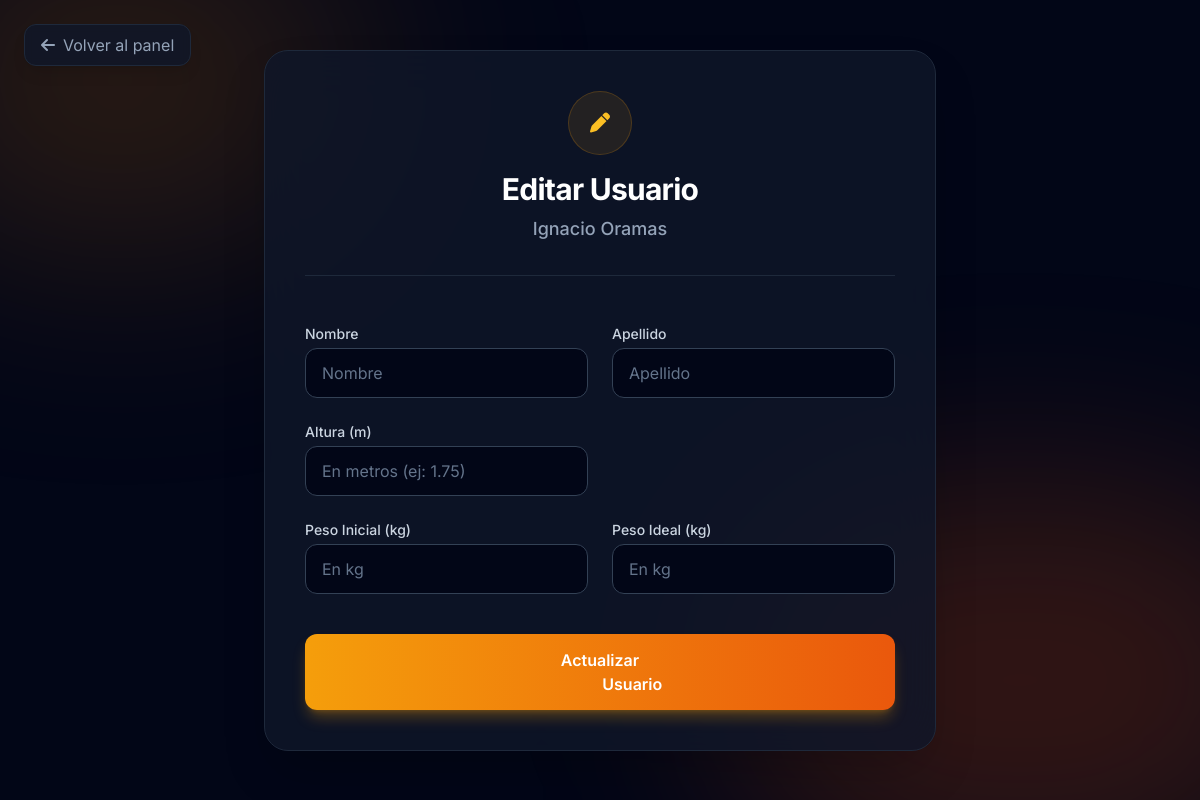
The page /editar_usuario/2 (signed in) on the database as committed earlier.
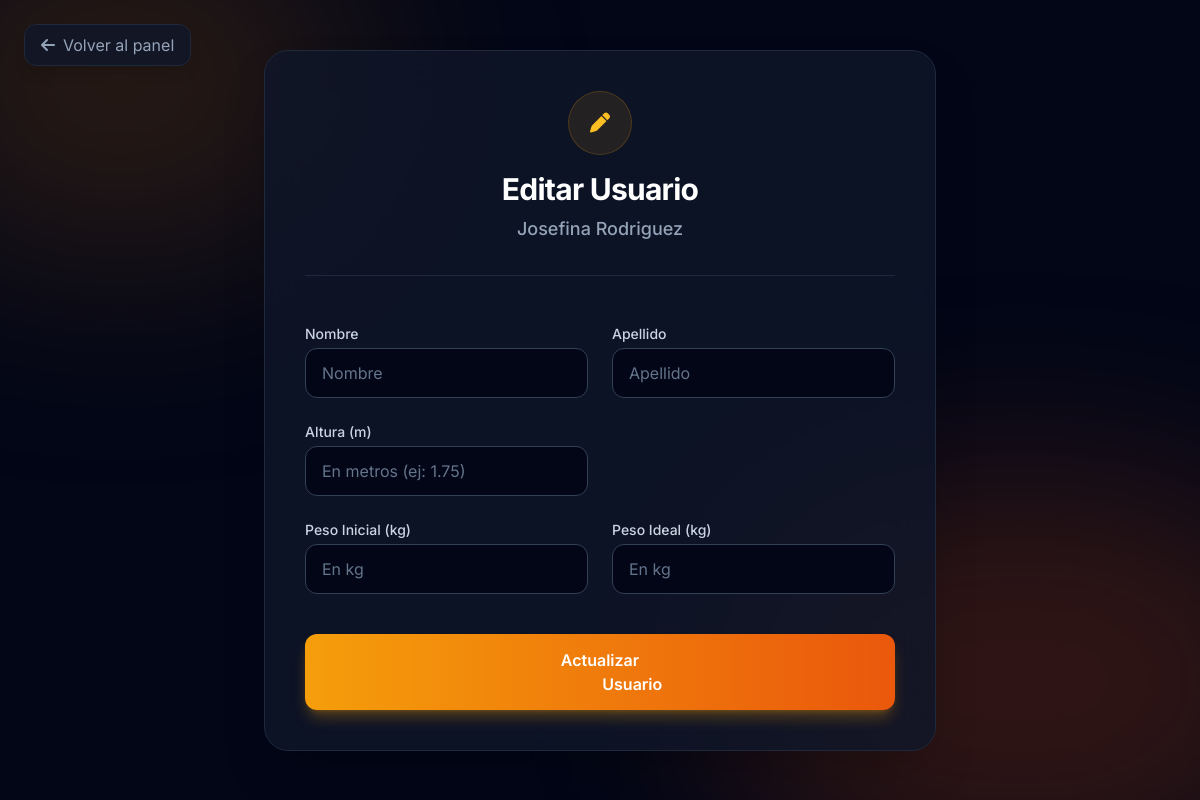
The same page on the database as committed later.
### tables this page shows
CREATE TABLE Usuarios (
    id INTEGER PRIMARY KEY AUTOINCREMENT,
    dni TEXT UNIQUE NOT NULL,
    nombre TEXT NOT NULL,
    apellido TEXT NOT NULL,
    altura FLOAT NOT NULL,
    peso_inicial FLOAT NOT NULL,
    peso_ideal FLOAT,
    entrenador_id INTEGER,
    FOREIGN KEY (entrenador_id) REFERENCES Entrenador (id)
);

### index.py (the view, shortened to what this page needs)
@app.route('/editar_usuario/<int:usuario_id>', methods=['GET', 'POST'])
def editar_usuario_route(usuario_id):
    if 'user_id' not in session:
        return redirect('/login')
    usuario = obtener_usuario_por_id(usuario_id)
    if not usuario:
        flash('Usuario no encontrado', 'error')
        return redirect('/dashboard_entrenador')
    form = EditarUsuarioForm(obj=usuario)
    return render_template('editar_usuario.html', form=form, usuario=usuario)

### index.py
class EditarUsuarioForm(FlaskForm):
    nombre = StringField('Nombre', validators=[DataRequired()])
    apellido = StringField('Apellido', validators=[DataRequired()])
    altura = FloatField('Altura (m)', validators=[
        DataRequired(),
        NumberRange(min=0.5, max=2.5, message="Altura debe estar entre 0.5 y 2.5 metros")
    ])
    peso_inicial = FloatField('Peso Inicial (kg)', validators=[
        DataRequired(),
        NumberRange(min=20, max=300, message="Peso debe estar entre 20 y 300 kg")
    ])
    peso_ideal = FloatField('Peso Ideal (kg)', validators=[
        DataRequired(),
        NumberRange(min=20, max=300, message="Peso debe estar entre 20 y 300 kg")
    ])
    submit = SubmitField('Actualizar Usuario')

### database.py (called while the page is built)
def get_db():
    conn = sqlite3.connect(DATABASE, timeout=20.0)
    conn.row_factory = sqlite3.Row
    return conn

def obtener_usuario_por_id(usuario_id):
    conn = get_db()
    usuario = conn.execute('SELECT * FROM Usuarios WHERE id = ?', (usuario_id,)).fetchone()
    conn.close()
    return usuario

### templates/editar_usuario.html (shortened to what the changed rows need)
<!DOCTYPE html>
<html lang="es">
<head>
    <script src="https://cdn.tailwindcss.com"></script>
    <link rel="stylesheet" href="https://cdnjs.cloudflare.com/ajax/libs/font-awesome/6.4.0/css/all.min.css">
</head>
<body
    class="bg-slate-950 text-slate-200 min-h-screen py-12 px-4 sm:px-6 lg:px-8 relative overflow-x-hidden overflow-y-auto flex flex-col items-center justify-center">
    <div
        class="w-full max-w-2xl bg-slate-900/80 backdrop-blur-xl border border-slate-800 rounded-3xl shadow-2xl p-8 md:p-10 relative z-10 hover:border-amber-500/20 transition-colors">
        <div class="text-center mb-10 border-b border-slate-800 pb-8">
            <div
                class="w-16 h-16 rounded-full bg-amber-500/10 border border-amber-500/20 text-amber-400 flex items-center justify-center text-xl mx-auto mb-4">
                <i class="fa-solid fa-pen"></i>
            </div>
            <h1 class="text-3xl font-bold text-white tracking-tight">Editar Usuario</h1>
            <p class="text-slate-400 mt-2 text-lg font-medium text-amber-400">{{ usuario.nombre }} {{ usuario.apellido
                }}</p>
        </div>
    </div>
</body>
</html>

Rows that differ between the two databases and show on the page:
changed Usuarios: nombre "Ignacio" → "Josefina"; apellido "Oramas" → "Rodriguez"
